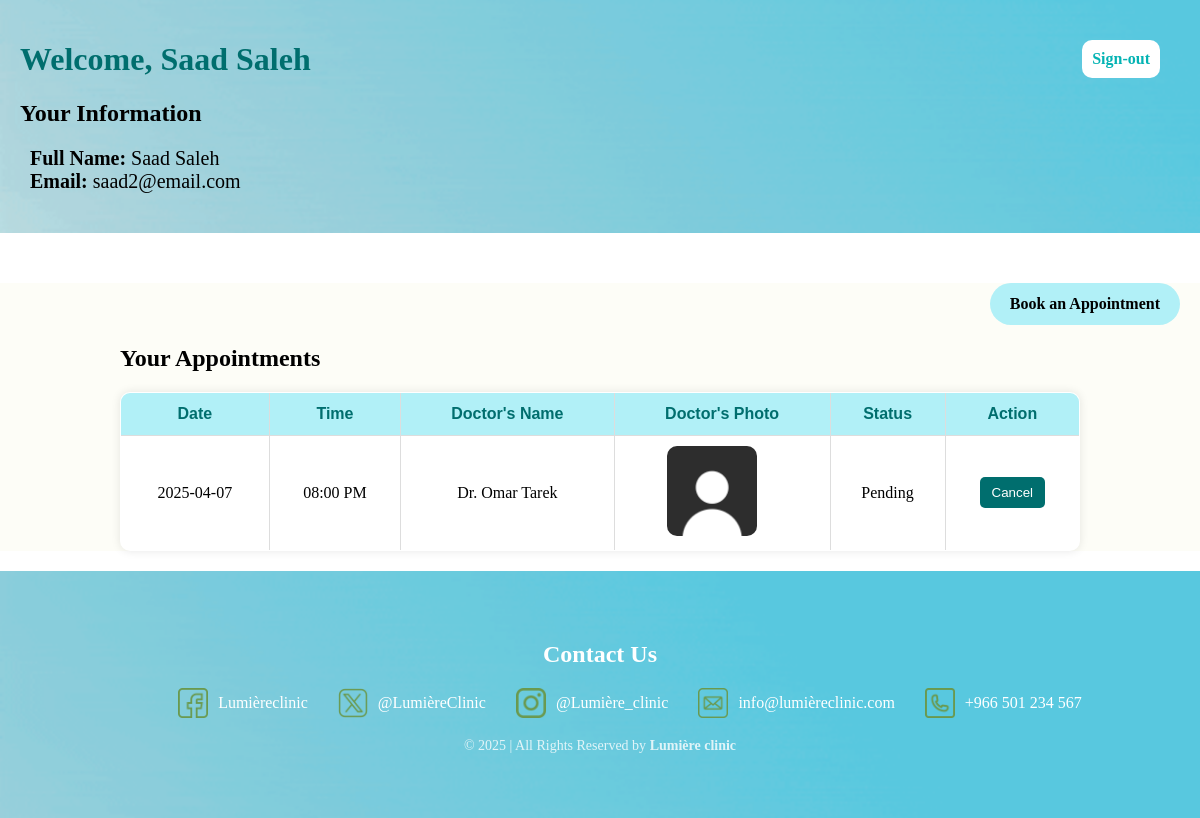
/patient.php (signed in), run on the app's committed database.
### tables this page shows
CREATE TABLE `patient` (
  `id` int(11) NOT NULL,
  `firstName` varchar(50) NOT NULL,
  `lastName` varchar(50) NOT NULL,
  `Gender` enum('Male','Female') NOT NULL DEFAULT 'Male',
  `DoB` date DEFAULT NULL,
  `emailAddress` varchar(100) NOT NULL,
  `password` varchar(100) NOT NULL
);

CREATE TABLE `appointment` (
  `id` int(11) NOT NULL,
  `patientID` int(11) NOT NULL,
  `doctorID` int(11) NOT NULL,
  `date` date NOT NULL,
  `time` time NOT NULL,
  `reason` varchar(255) NOT NULL,
  `status` enum('Pending','Confirmed','Done') NOT NULL DEFAULT 'Pending'
);

CREATE TABLE `doctor` (
  `id` int(11) NOT NULL,
  `firstName` varchar(50) NOT NULL,
  `lastName` varchar(50) NOT NULL,
  `uniqueFileName` varchar(255) NOT NULL,
  `specialityID` int(11) NOT NULL,
  `emailAddress` varchar(100) NOT NULL,
  `password` varchar(100) NOT NULL
);

### patient.php (the view, shortened to what this page needs)
<?php
include_once("inc/db_connection.php");
$user_id = $_SESSION['user_id'];
$user = getPatientInfo($user_id);
$appointments = getPatientAppointments($user_id);
function getPatientInfo($id) {
    global $conn;
    $id = mysqli_real_escape_string($conn, $id);
    $sql = "SELECT * FROM patient WHERE id = '$id'";
    $result = mysqli_query($conn, $sql);
    return $result ? mysqli_fetch_assoc($result) : false;
}
function getPatientAppointments($id) {
    global $conn;
    $id = mysqli_real_escape_string($conn, $id);
    $sql = "SELECT a.*, d.firstName, d.lastName, d.uniqueFileName AS d_photo,
            DATE_FORMAT(a.time,'%h:%i %p') AS time2
            FROM appointment a
            LEFT JOIN doctor d ON a.doctorID = d.id
            WHERE a.patientID = '$id' AND a.status != 'Done'
            ORDER BY a.date ASC, a.time ASC";
    return mysqli_query($conn, $sql);
}
?>
<!DOCTYPE html>
<html lang="en">
<head>
    <link rel="stylesheet" href="css/patient.css">
</head>
<body>
<div class="header fade-in">
    <a href="logout.php" id="sign">Sign-out</a>
    <header>
        <h1 id="patientName">Welcome, <?= $user['firstName']; ?> <?= $user['lastName']; ?></h1>
    </header>
    <section>
        <h2 class="info" style="text-align: left; margin-left: 0;">Your Information</h2>
        <ul id="patientInfo">
            <li><strong>Full Name:</strong> <?= $user['firstName']; ?> <?= $user['lastName']; ?></li>
            <li><strong>Email:</strong> <?= $user['emailAddress']; ?></li>
        </ul>
    </section>
</div>
<div class="middle fade-in">
    <a href="booking.php" id="booking">Book an Appointment</a>
    <section>
        <h2>Your Appointments</h2>
        <table>
            <thead>
                <tr>
                    <th>Date</th>
                    <th>Time</th>
                    <th>Doctor's Name</th>
                    <th>Doctor's Photo</th>
                    <th>Status</th>
                    <th>Action</th>
                </tr>
            </thead>
            <tbody id="appointmentsTable">
                <?php if ($appointments && mysqli_num_rows($appointments) > 0) {
                    foreach ($appointments as $appointment) { ?>
                        <tr id="row_<?= $appointment['id']; ?>">
                            <td><?= $appointment['date']; ?></td>
                            <td><?= $appointment['time2']; ?></td>
                            <td>Dr. <?= $appointment['firstName']; ?> <?= $appointment['lastName']; ?></td>
                            <td><img src="<?= $appointment['d_photo']; ?>" alt="Doctor's Photo"></td>
                            <td><?= $appointment['status']; ?></td>
                            <td><button class="cancel-btn" type="button" data-id="<?= $appointment['id']; ?>">Cancel</button></td>
                        </tr>
                    <?php }
                } else { ?>
                    <tr><td colspan="6" style="text-align: center;">No appointments to display</td></tr>
                <?php } ?>
            </tbody>
        </table>
    </section>
</div>
<footer class="footer">
    <h2>Contact Us</h2>
    <ul>
        <li><img src="images/facebook.png" alt="facebook" /><a href="#">Lumièreclinic</a></li>
        <li><img src="images/social-media.png" alt="x" /><a href="#">@LumièreClinic</a></li>
        <li><img src="images/instagram.png" alt="instagram" /><a href="#">@Lumière_clinic</a></li>
        <li><img src="images/mail.png" alt="gmail" /><a href="#">info@lumièreclinic.com</a></li>
        <li><img src="images/phone.png" alt="phone" /><a href="#">+966 501 234 567</a></li>
    </ul>
    <div class="copyright">
        <p>© 2025 | All Rights Reserved by <strong>Lumière clinic</strong></p>
    </div>
</footer>
</body>
</html>

### css/patient.css (style rules this page uses)
section h2 { text-align: left; margin-left: 10%; }
table { width: 80%; margin: 20px auto; border-collapse: collapse; background-color: white; border-radius: 10px; overflow: hidden; box-shadow: 0px 0px 10px rgba(0, 0, 0, 0.1); }
table, th, td { border: 1px solid #ddd; }
th { background-color: #B1F0F7; color: #006e6e; font-family: Arial; padding: 12px; }
td { padding: 10px; text-align: center; }
button { background-color: #006e6e; color: white; border: none; padding: 8px 12px; cursor: pointer; border-radius: 5px; transition: 0.3s; }
table img { width: 90px; height: 90px; object-fit: cover; border-radius: 10px; margin-right: 20px; }
a { text-decoration: none; }
.middle { background-color: #fdfdf7; }
.header { background-image: url("../images/Background.gif"); background-size: cover; background-position: center; padding: 20px; text-align: left; justify-content: center; }
body { margin: 0; padding: 0; border: 0; overflow-x: hidden; }
.header, .middle { width: 100%; box-sizing: border-box; }
#patientName { color: #006e6e; }
#sign { background-color: white; color: #04b3b3; text-decoration: none; border: none; border-radius: 10px; padding: 10px ; font-size: 16px; font-weight: bold; transition: all 0.3s ease; float: right; margin-right: 20px; margin-top: 20px; }
.fade-in { opacity: 0; transform: translateY(20px); transition: opacity 0.8s ease, transform 0.9s ease; }
.fade-in.visible { opacity: 1; transform: translateY(0); }
#booking { position: static; display: block; margin: 10px 20px 0 auto; margin-top: 50px; width: fit-content; font-size: 16px; line-height: normal; padding: 12px 20px; text-align: center; border-radius: 50px; background-color: #B1F0F7; color: #000000; font-weight: bold; text-decoration: none; transition: all 0.3s ease; }
.info { font-family: "EB Garamond"; }
#patientInfo { list-style: none; padding: 0; font-size: 20px; }
li { position: relative; left: 10px; list-style: none; }
.footer { background-image: url("../images/Background.gif"); background-size: cover; color: white; padding: 50px 20px; text-align: center; }
.footer h2 { font-size: 24px; margin-bottom: 20px; }
.footer ul { list-style: none; display: flex; flex-wrap: wrap; justify-content: center; gap: 30px; }
.footer li { display: flex; align-items: center; font-size: 16px; gap: 10px; }
.footer img { width: 30px; height: 30px; transition: 0.3s; }
.footer a { color: white; text-decoration: none; }
.copyright { margin-top: 20px; font-size: 14px; opacity: 0.8; }

### data on the page
patient: firstName "Saad", lastName "Saleh", emailAddress "saad2@email.com"
appointment: date "2025-04-07", time2 "08:00 PM", doctorID.firstName "Omar", doctorID.lastName "Tarek", doctorID.uniqueFileName (placeholder picture), status "Pending"
